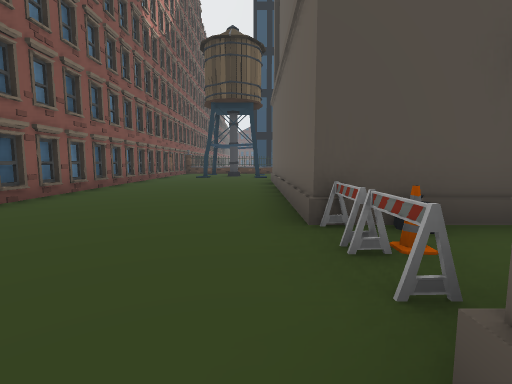
View 1 (above)

24 first-person views from a walk through a scene from a Unity 3-D project. The camera is 1.3 m above the floor, tilts 6° down and sees 85° across. The floor is counted in squares, 2 m on a side. Each view is taken from the middle of a square. On the plan, view 1 faces up. The plan holds only what a view shows up to about 9 squares ahead; the rest is blank. The place goes on beyond the plan. The player character is not drawn. Some animated figures are left out.

View 2
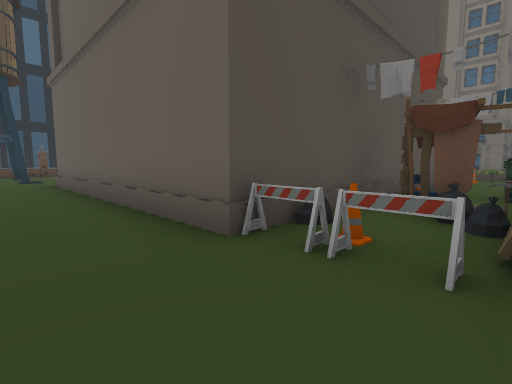

View 3
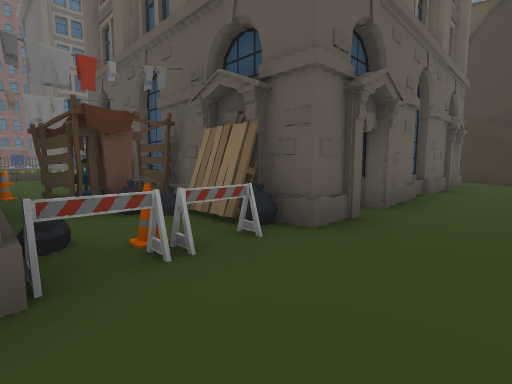

View 4
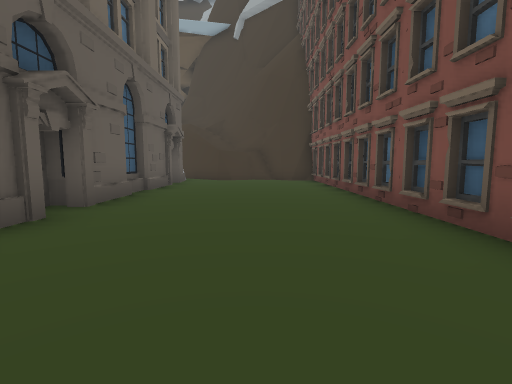

View 5
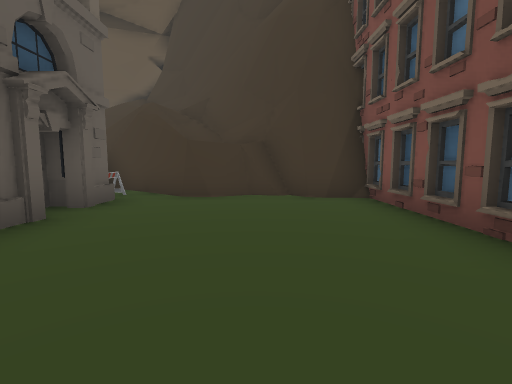

View 6
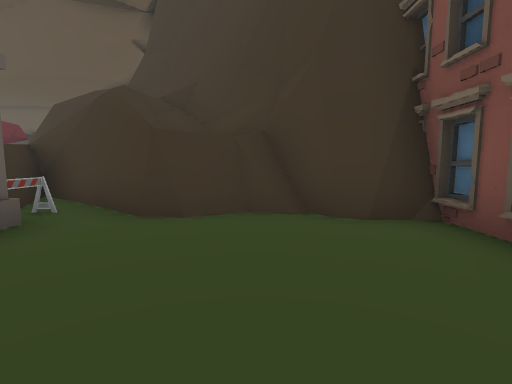

View 7
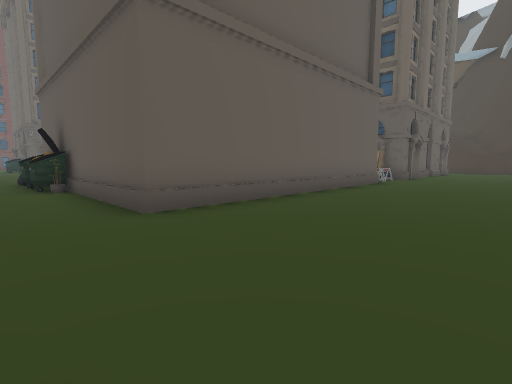

View 8
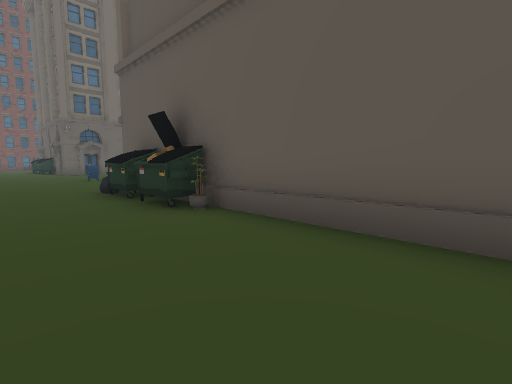

View 9
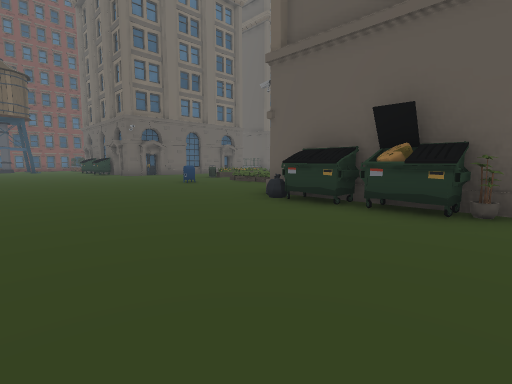

View 10
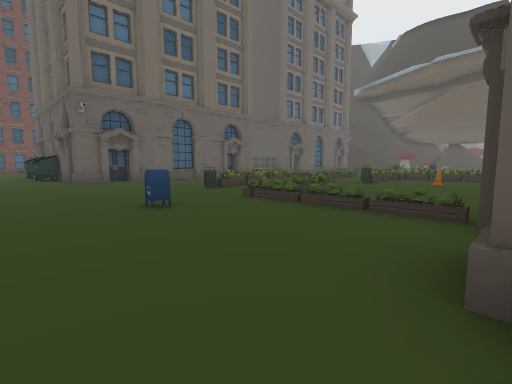

View 11
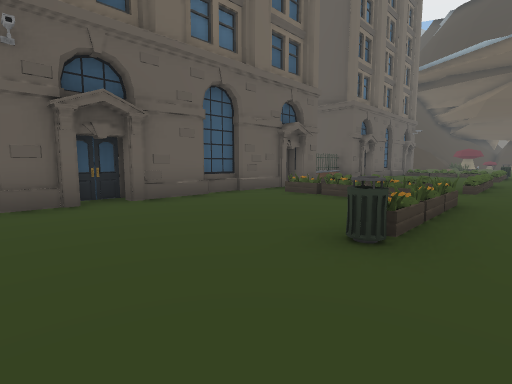

View 12
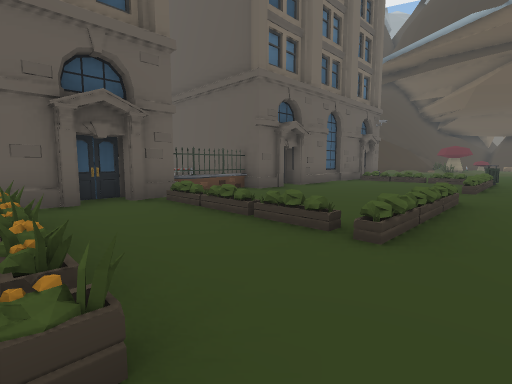

View 13
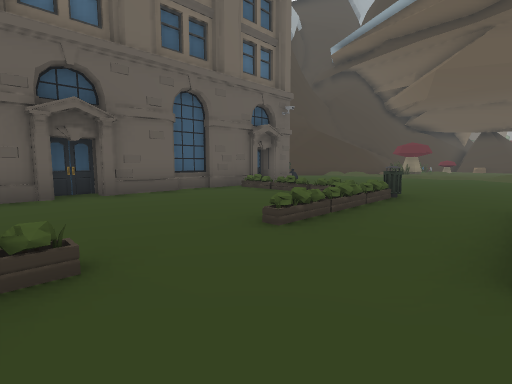

View 14
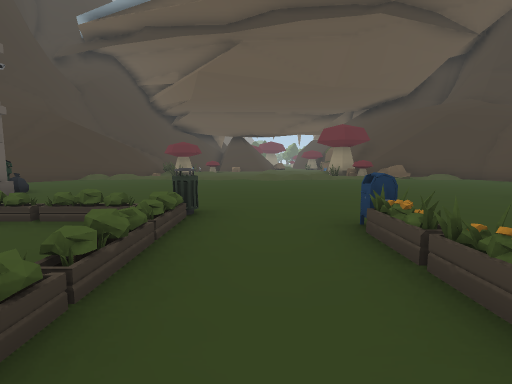

View 15
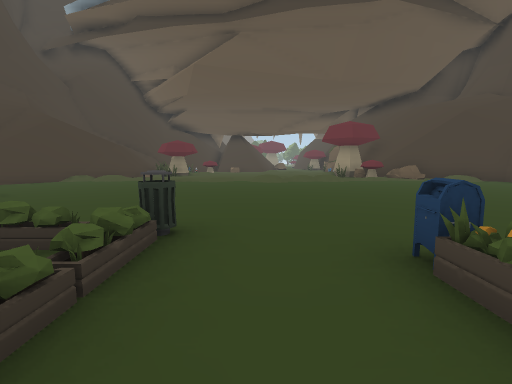

View 16
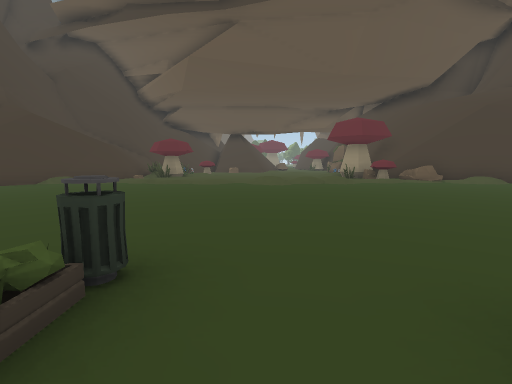

View 17
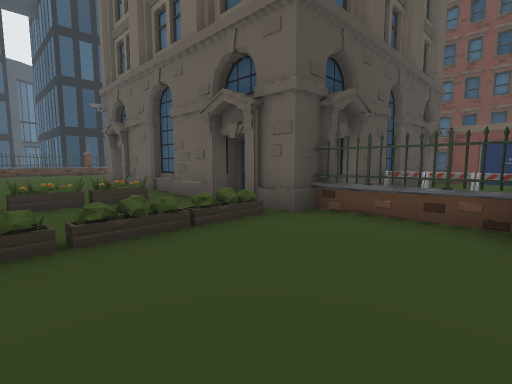

View 18
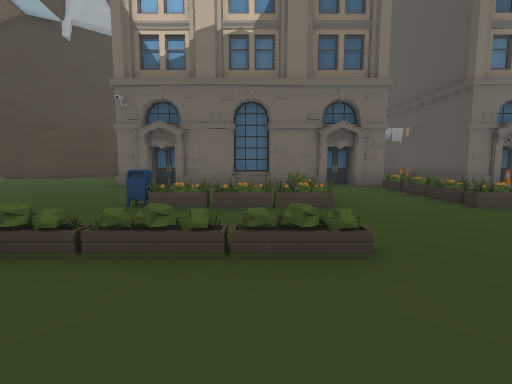

View 19
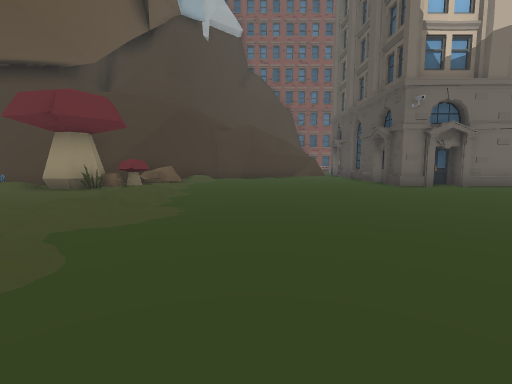

View 20
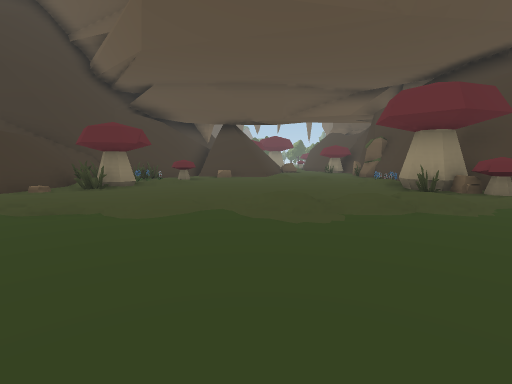

View 21
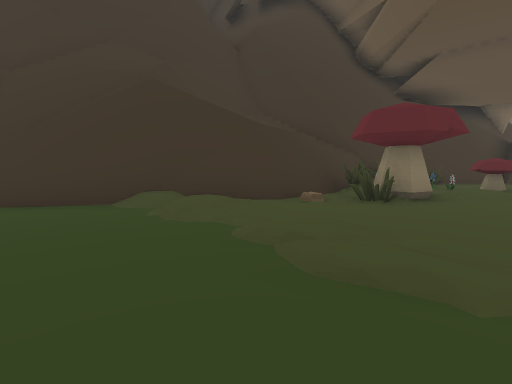

View 22
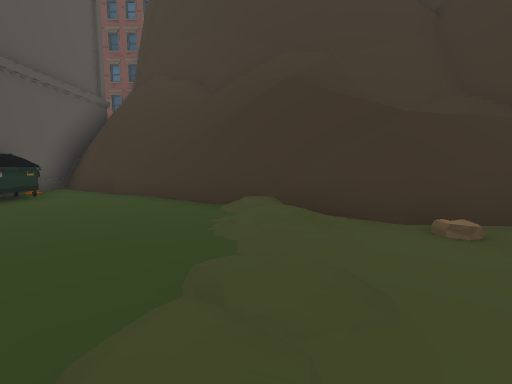

View 23
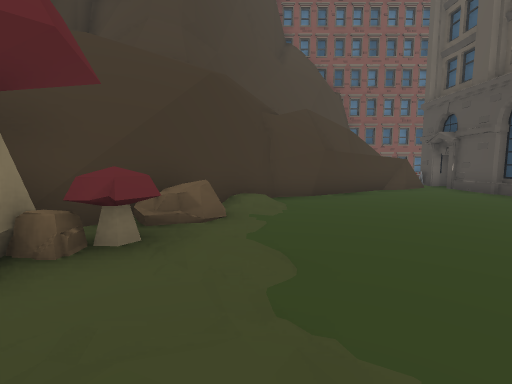

View 24
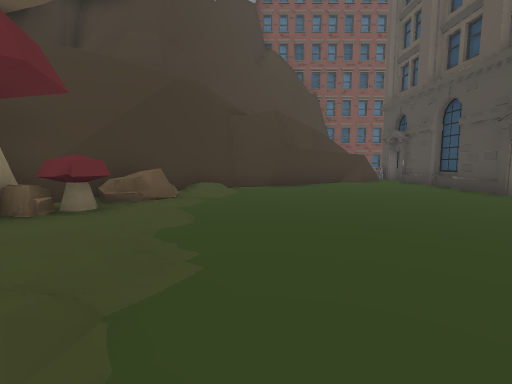

### Floor plan
Key: @ floor where view 1 was taken; # wall or solid block; . main floor; : floor 0.5 m higher than the main floor; + floor 1.75 m higher than the main floor; / step, stairs or slope; = window, fence, low wall or low ledge; v drop or lower ground; O other object.
Columns run from 5 left of view 1 to 25 right of it. Each row starts with its distance up from view 1.
 15          ..........
 14          ...........
 13       ..............
 12   . .O.................
 11   .......OOOOO...........
 10   ....########...O.......
  9  #....#      ..........##
  8  #....#       OOOO.O...##
  7  #....#       ..  .O...#
  6  #....#       ...O.O...#
  5  #....#     ##.....OOOO#
  4   ....#     #..........##
  3   ....#O###O##... ..OOO#####
  2   ...OO. O.....O. .O....##O####
  1  #....OOOOOO..O..O.O....=.O ..
  0  #...@#  #####OOO..O...###O
 -1  #....#     ##.........##
 -2  #....#      #OOOO.....##
 -3  #....#      #...O.O...##
 -4  #....#      #...O.O....#
 -5 ##....#     ##...O.OOOO##
 -6 #.....##   ###.....O...#
 -7 ##....O#####.#.........#   ##
 -8  ##=####...............OOOO###
 -9   ##=###...................##
-10        ##.................=#
-11         ##................=##=
-12          #...............#vv/#
-13          ##/..///////////#/=/#
-14           ##OOO/.......=#v///#
-15            ##.O........#/ /###
-16             ## .......OO/ /##
-17              #//...../ :///##
-18              # ....../  +###

Positions as (right, up) in squares from view 1, and headings:
1: (0, 0), facing up
2: (-1, 1), facing up-right
3: (-1, 3), facing down-right
4: (-2, 3), facing down
5: (-2, -2), facing down
6: (-2, -4), facing down
7: (-3, 12), facing down-right
8: (1, 13), facing down-right
9: (4, 15), facing down-right
10: (8, 12), facing down-right
11: (13, 10), facing down-right
12: (13, 5), facing down-right
13: (12, 0), facing down-right
14: (13, -2), facing down
15: (13, -3), facing down
16: (13, -4), facing down
17: (15, 0), facing up-right
18: (16, -3), facing left
19: (16, -11), facing left
20: (13, -9), facing down
21: (15, -11), facing down-right
22: (15, -13), facing right
23: (11, -13), facing left
24: (12, -12), facing left
